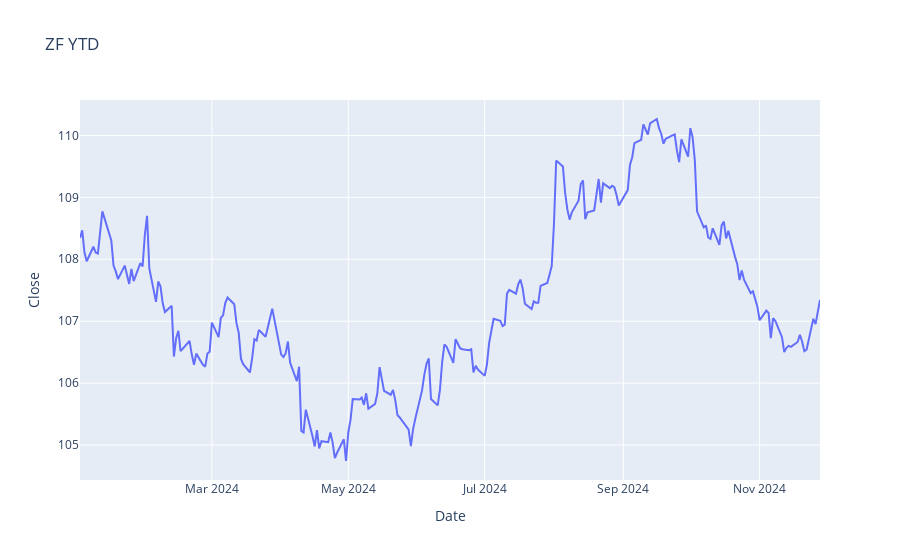

The notebook cell saved with this chart:
### Code cell
fig = px.line(zf.query('Date > "2024-01-01"'), x="Date", y="Close", title='ZF YTD')
fig.show()

### Figure 1 — Plotly figure (JSON) as saved in the notebook; plotly's stock layout.template omitted (floating-point values rounded to 4 significant figures; data arrays with more than 128 entries replaced by an {"elided": "..."} marker saying what was removed)
{"data": [{"hovertemplate": "Date=%{x}<br>Close=%{y}<extra></extra>", "legendgroup": "", "line": {"color": "#636efa", "dash": "solid"}, "marker": {"symbol": "circle"}, "mode": "lines", "name": "", "orientation": "v", "showlegend": false, "type": "scatter", "x": {"elided": "230 str values"}, "xaxis": "x", "y": {"elided": "230 float values"}, "yaxis": "y"}], "layout": {"legend": {"tracegroupgap": 0}, "title": {"text": "ZF YTD"}, "xaxis": {"anchor": "y", "domain": [0, 1], "title": {"text": "Date"}}, "yaxis": {"anchor": "x", "domain": [0, 1], "title": {"text": "Close"}}}}
